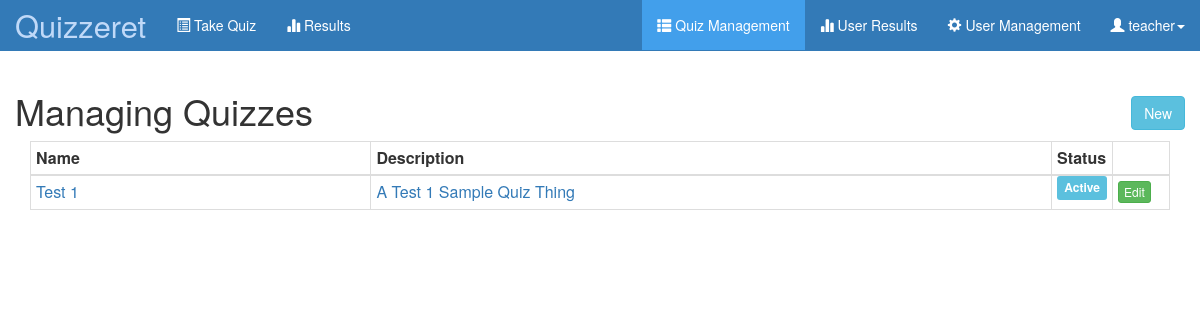
Screenshot of /index.php?action=manageQuiz (signed in) with the database file from the repository.
### tables this page shows
CREATE TABLE `USERS` (
  `UserID` int(11) NOT NULL AUTO_INCREMENT,
  `Username` varchar(200) NOT NULL,
  `Email` varchar(200) NOT NULL,
  `FirstName` varchar(200) NOT NULL,
  `LastName` varchar(200) NOT NULL,
  `Password` varchar(512) NOT NULL,
  `PasswordLastSetOn` datetime NOT NULL,
  `PasswordLastSetBy` int(11) NOT NULL,
  `PasswordLastSetByIP` varchar(50) NOT NULL,
  `LastLoggedInOn` datetime NOT NULL,
  `IsLocked` bit(1) NOT NULL,
  `CreatedOn` datetime NOT NULL,
  `CreatedBy` int(11) NOT NULL,
  `CreatedByIP` varchar(50) NOT NULL,
  `LastModifiedOn` datetime NOT NULL,
  `LastModifiedBy` int(11) NOT NULL,
  `LastModifiedByIP` varchar(50) NOT NULL,
  PRIMARY KEY (`UserID`),
  UNIQUE KEY `UserAK1` (`Username`)
);

CREATE TABLE `QUIZ` (
  `QuizID` int(11) NOT NULL AUTO_INCREMENT,
  `Name` varchar(100) NOT NULL,
  `Description` varchar(2000) NOT NULL,
  `IsActive` bit(1) NOT NULL,
  PRIMARY KEY (`QuizID`)
);

### includes/helperFunctions.php (called while the page is built, shortened)
<?php
if (file_exists("../models/question.php")) {
    include_once "../models/question.php";
} else if (file_exists("models/question.php")) {
    include_once "models/question.php";
}
if (file_exists("../models/option.php")) {
    include_once "../models/option.php";
} else if (file_exists("models/option.php")) {
    include_once "models/option.php";
}
function doesUserHaveRole($userID, $roleName) {
    $connection = mysqli_connect("localhost", "php", "password");
    if (!$connection) {
    } else {
        $queryString = "SELECT RoleID FROM ROLES WHERE RoleName = '$roleName';";
        $qCheckRoleExists= mysqli_query($connection,$queryString);
        $roleID = $qCheckRoleExists->fetch_object()->RoleID;
        $queryString = "SELECT * FROM USER_ROLES WHERE RoleID = '$roleID' AND UserID = '$userID';";
        $qCheckRole= mysqli_query($connection,$queryString);
        if (!is_bool($qCheckRole) && mysqli_num_rows($qCheckRole) == 1) {
            return true;
        } else {
            return false;
        }
    }
}

### models/user.php (called while the page is built, shortened)
<?php
class user {
    public function load($userID){
        $connection = mysqli_connect("localhost", "php", "password");
        if (!$connection) {
        } else {
            $userID = mysqli_real_escape_string($connection, stripslashes($userID));
            $queryString = "SELECT * FROM USERS WHERE UserID='$userID';";
            $qCheckLogin = mysqli_query($connection, $queryString);
            if (!is_bool($qCheckLogin) && mysqli_num_rows($qCheckLogin) == 1) {
                $qCheckLoginObj = $qCheckLogin->fetch_object();
                $this->Username = $qCheckLoginObj->Username;
            } else {
            }
            return $this;
        }
    }
}

### models/quiz.php (called while the page is built, shortened)
<?php
include_once "question.php";
class quiz {
    public $QuizID = 0;
    public function loadAll() {
        $connection = mysqli_connect("localhost", "php", "password");
        if (!$connection) {
            $errorMsg = "no connection";
        } else {
            $queryString = "SELECT * FROM QUIZ;";
            $getQuizzes = mysqli_query($connection, $queryString);
            $quizList = array();
            if (is_bool($getQuizzes) && !$getQuizzes) {
                $errorMsg = "bad query";
            } else {
                $getQuizzes->fetch_array();
                foreach ($getQuizzes as $quizThing) {
                    array_push($quizList, (new quiz())->populateFromQuery($quizThing));
                }
            }
        }
        return $quizList;
    }
    public function populateFromQuery($queryRow) {
        $this->QuizID = $queryRow['QuizID'];
        $this->Name = $queryRow['Name'];
        $this->Description = $queryRow['Description'];
        $this->IsActive = $queryRow['IsActive'];
        $this->Questions = $this->loadArrayOfQuizQuestions();
        return $this;
    }
    public function loadArrayOfQuizQuestions(){
        $quizID = $this->QuizID;
        $tempArrayOfQuizQuestions = [];
        $connection = mysqli_connect("localhost", "php", "password");
        if (!$connection) {
        } else {
            $quizID = mysqli_real_escape_string($connection, stripslashes($quizID));
            $queryString = "SELECT * FROM QUESTIONS WHERE QuizID='$quizID';";
            $qLoadQuizQuestions = mysqli_query($connection, $queryString);
            if (!is_bool($qLoadQuizQuestions) && mysqli_num_rows($qLoadQuizQuestions) > 0) {
                foreach ($qLoadQuizQuestions as $quizQuestion) {
                    array_push($tempArrayOfQuizQuestions, (new question())->populateFromQuery($quizQuestion));
                }
            } else {
            }
            return $tempArrayOfQuizQuestions;
        }
    }
}

### models/question.php (called while the page is built, shortened)
<?php
include_once "option.php";
class question {
    public $QuestionID = 0;
    public function populateFromQuery($queryRow) {
        $this->QuestionID = $queryRow['QuestionID'];
        $this->Options = $this->loadArrayOfQuizQuestionAnswers();
        return $this;
    }
    public function loadArrayOfQuizQuestionAnswers(){
        $questionID = $this->QuestionID;
        $tempArrayOfQuizQuestions = [];
        $connection = mysqli_connect("localhost", "php", "password");
        if (!$connection) {
        } else {
            $questionID = mysqli_real_escape_string($connection, stripslashes($questionID));
            $queryString = "SELECT * FROM OPTIONS WHERE QuestionID='$questionID';";
            $qLoadQuizQuestionOptions = mysqli_query($connection, $queryString);
            if (!is_bool($qLoadQuizQuestionOptions) && mysqli_num_rows($qLoadQuizQuestionOptions) > 0) {
                $qLoadQuizQuestionOptions->fetch_array();
                foreach ($qLoadQuizQuestionOptions as $quizQuestionOption) {
                    array_push($tempArrayOfQuizQuestions, (new option())->populateFromQuery($quizQuestionOption));
                }
            } else {
            }
            return $tempArrayOfQuizQuestions;
        }
    }
}

### models/option.php (called while the page is built, shortened)
<?php
class option {
    public function populateFromQuery($queryRow) {
        return $this;
    }
}

### views/manageQuiz.php (the view, shortened to what this page needs)
<?php
include_once "models/quiz.php";
$quizList = (new quiz())->loadAll();
?>
<div class="row">
    <h1>Managing Quizzes<a href="index.php?action=quizForm&quizID=0" class="btn btn-info" style="float:right;margin-top:5px;">New</a></h1>
    <div class="col-sm-12">
        <?php if(count($quizList) < 1) {
            echo 'No quizzes found..';
        } else {
            echo "
                <table class=\"table table-condensed table-bordered\">
                    <thead>
                        <tr>
                            <th style=\"width:30%;\">
                                Name
                            </th>
                            <th style=\"width:60%;\">
                                Description
                            </th>
                            <th style=\"width:5%;\">
                                Status
                            </th>
                            <th style=\"width:5%;\">
                                &nbsp;
                            </th>
                        </tr>
                    </thead>
                    <tbody>";
            foreach ($quizList as $singleQuiz) {
                echo "<tr>
                        <td>
                            <a href=\"index.php?action=quizDetail&quizID=$singleQuiz->QuizID\">$singleQuiz->Name</a>
                        </td>
                        <td>
                            <a href=\"index.php?action=quizDetail&quizID=$singleQuiz->QuizID\">$singleQuiz->Description</a>
                        </td>
                        <td style=\"text-align:center;\">
                        ";
                if ($singleQuiz->IsActive == 0) {
                    echo "<span class=\"label label-warning\">Disabled</span>";
                } else {
                    echo "<span class=\"label label-info\">Active</span>";
                }
                echo "</td>
                    <td> <a class=\"btn btn-xs btn-success\" href=\"index.php?action=quizForm&quizID=$singleQuiz->QuizID\">Edit</a></td>
                </tr>";
            }
            echo "</tbody>
                </table>
            ";
        }
        ?>
    </div>
</div>

### index.php (shortened to what this page needs)
<?php
$activeNavTab='login';
if (!isset($_GET["action"])) {
    $toInclude = ['views/login.php'];
    $pageTitle='Log In';
    $activeNavTab='login';
    $securedPage=false;
} else {
    switch($_GET["action"]) {
        case "manageQuiz": $toInclude = ['includes/securityCheck_quizManageSection.php','views/manageQuiz.php']; $pageTitle='Manage Quizzes'; $activeNavTab = "manageQuiz";  break;
    }
}
include_once "includes/helperFunctions.php";
include_once "models/user.php";
?>
<html>
    <head>
        <link href="./assets/css/bootstrap.min.css" rel="stylesheet">
        <link href="./assets/css/main.css" rel="stylesheet">
    </head>
    <body>
        <?php include_once "includes/navbar.php"; ?>
        <div class="container">
            <?php
                foreach($toInclude as $singleInclude) {
                    include_once($singleInclude);
                }
            ?>
        </div>
    </body>
</html>

### includes/navbar.php
<nav class="navbar navbar-default navbar-static-top navbar-inverse" role="navigation">
    <div class="container-fluid">
        <div class="navbar-header">
            <a class="navbar-brand" href="index.php?action=login">Quizzeret</a>
        </div>
        <div class="collapse navbar-collapse" id="bs-example-navbar-collapse-1">
            <?php
            if(doesUserHaveRole($_SESSION['loggedInUserID'],"TEACH") || doesUserHaveRole($_SESSION['loggedInUserID'],"STUDENT") ) {
                echo "
                    <ul class=\"nav navbar-nav navbar-left\">
                        <li";
                if ($activeNavTab == "quizList") {echo " class=\"active\"";}
                echo "><a href=\"index.php?action=quizList\"><i class=\"glyphicon glyphicon-list-alt\"></i>&nbsp;Take Quiz</a></li>
                    <li";
                if ($activeNavTab == "quizResults") {echo " class=\"active\"";}
                echo "><a href=\"index.php?action=quizResults\"><i class=\"glyphicon glyphicon-stats\"></i>&nbsp;Results</a></li>
                    </ul>
                ";
            }
            ?>
            <ul class="nav navbar-nav navbar-right">
                <?php
                if(doesUserHaveRole($_SESSION['loggedInUserID'],"TEACH")) {
                    echo "<li";
                    if ($activeNavTab == "manageQuiz") {echo " class=\"active\"";}
                    echo "><a href='index.php?action=manageQuiz'><i class='glyphicon glyphicon-th-list'></i>&nbsp;Quiz Management</a></li>";
                    echo "<li";
                    if ($activeNavTab == "userResults") {echo " class=\"active\"";}
                    echo "><a href='index.php?action=userResults'><i class='glyphicon glyphicon-stats'></i>&nbsp;User Results</a></li>";
                }
                if(doesUserHaveRole($_SESSION['loggedInUserID'],"TEACH") || doesUserHaveRole($_SESSION['loggedInUserID'],"USERMANAGE")) {
                    echo "<li";
                    if ($activeNavTab == "userManage") {echo " class=\"active\"";}
                    echo "><a href='index.php?action=manageUsers'><i class='glyphicon glyphicon-cog'></i>&nbsp;User Management</a></li>";
                }
                if ($_SESSION['loggedIn']) {
                    echo "
                        <li class=\"dropdown\">
                            <a href=\"#\" class=\"dropdown-toggle\" data-toggle=\"dropdown\">
                                <i class=\"glyphicon glyphicon-user glyphicon-white\"></i>&nbsp;".(new user())->load($_SESSION['loggedInUserID'])->Username."<b class=\"caret\"></b>
                            </a>
                            <ul id=\"actions-submenu\" class=\"dropdown-menu\">";
                                echo "<li><a href=\"index.php?action=logout\">Logout</a></li>
                            </ul>
                        </li>
                    ";
                } else {
                    echo "<li><a href=\"index.php?action=login\">Login</a></li>";
                }
                ?>
            </ul>
        </div>
    </div>
</nav>

### assets/css/main.css (style rules this page uses)
.navbar { margin-bottom: 0px; }
.navbar-default { background-color: rgb(51, 122, 183); border-color: rgb(51, 122, 183); }
.navbar-brand { font-size: 220%; }
.navbar-default .navbar-brand { color: #ffffff; }
.navbar-default .navbar-nav > li > a { color: #ffffff; }
.navbar-default .navbar-nav > .active > a, .navbar-default .navbar-nav > .active > a:hover, .navbar-default .navbar-nav > .active > a:focus { color: #ffffff; background-color: rgb(66, 159, 235); }
.navbar-default .navbar-collapse, .navbar-default .navbar-form { border-color: #ffffff; }

### rows the page displays
users: Username "teacher"
quiz: Name "Test 1", Description "A Test 1 Sample Quiz Thing", IsActive "Active"
